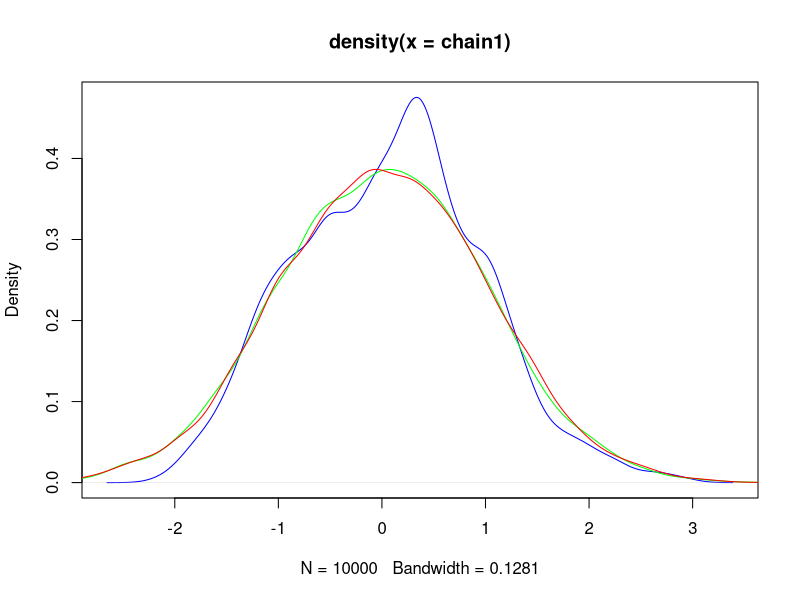
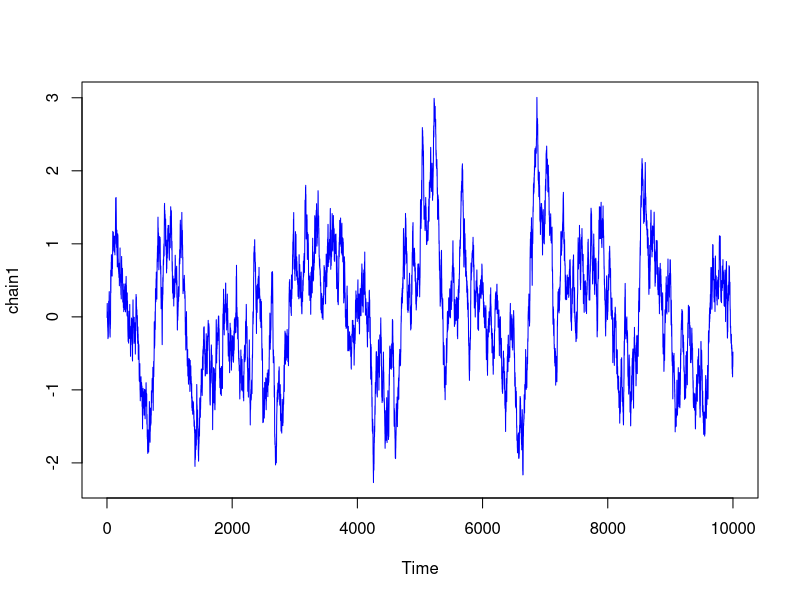
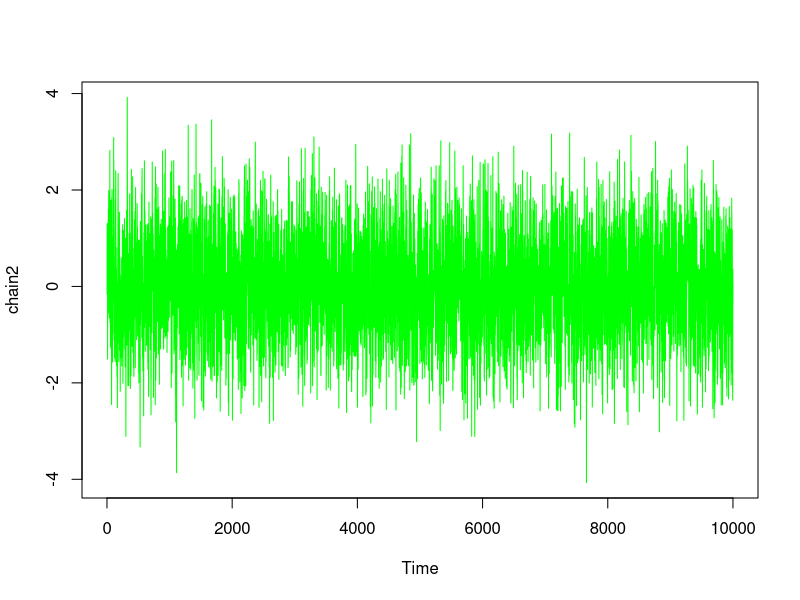
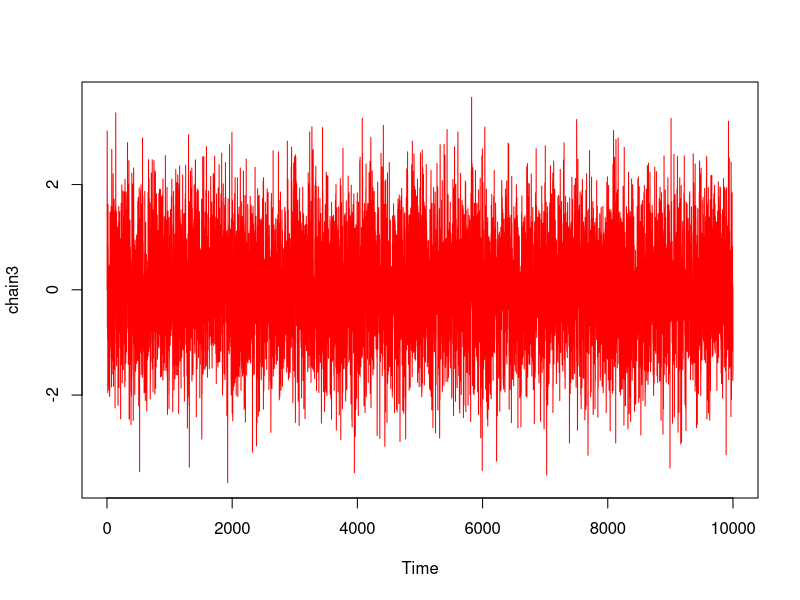

The R source for these figures, in order:
normalHMC <- function(s = 1, n = 1e4)
{
  qt <- numeric(length = n)
  qt[1] <- 0 # starting here
  # don't need a starting value of p
  for(k in 2:n)
  {
    # new momentum
    p <- rnorm(1)
    #initial conditions for new H
    r2 <- qt[k-1]**2 + p**2
    # choosing +- with probability 1/2
    r <- sample(c(sqrt(r2), -sqrt(r2)), size = 1)
    a <- acos(qt[k-1]/r)
    # simulating Hamiltonian forward s time units
    qt[k] <- r*cos(a + s)
    p <- -r * sin(a + s)
  }
  return(qt)
}

chain1 <- normalHMC(s = .1)
chain2 <- normalHMC(s = 1)
chain3 <- normalHMC(s = 5)

plot(density(chain1), col = "blue")
lines(density(chain2), col = "green")
lines(density(chain3), col = "red")

plot.ts(chain1, col = "blue")
plot.ts(chain2, col = "green")
plot.ts(chain3, col = "red")